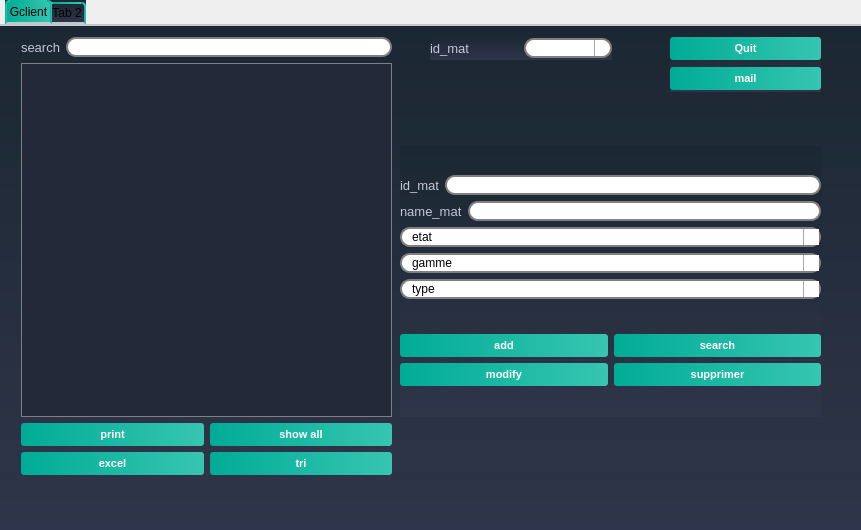
<?xml version="1.0" encoding="UTF-8"?>
<ui version="4.0">
 <class>gmat</class>
 <widget class="QDialog" name="gmat">
  <property name="geometry">
   <rect>
    <x>0</x>
    <y>0</y>
    <width>861</width>
    <height>530</height>
   </rect>
  </property>
  <property name="windowTitle">
   <string>Dialog</string>
  </property>
  <widget class="QTabWidget" name="tabWidget">
   <property name="geometry">
    <rect>
     <x>0</x>
     <y>0</y>
     <width>861</width>
     <height>531</height>
    </rect>
   </property>
   <property name="styleSheet">
    <string notr="true">/*-----QWidget-----*/

QWidget

{

	background-color: qlineargradient(spread:repeat, x1:1, y1:0, x2:1, y2:1, stop:0 rgba(27, 39, 50, 255),stop:1 rgba(47, 53, 74, 255));

	color: #000000;



}





/*-----QLabel-----*/

QLabel

{

	background-color: transparent;

	color: #c2c7d5;

	font-size: 13px;



}





/*-----QPushButton-----*/

QPushButton

{

	background-color: qlineargradient(spread:pad, x1:0, y1:0.511, x2:1, y2:0.511, stop:0 rgba(0, 172, 149, 255),stop:0.995192 rgba(54, 197, 177, 255));

	color: #fff;

	font-size: 11px;

	font-weight: bold;

	border: none;

	border-radius: 3px;

	padding: 5px;



}





QPushButton::pressed

{

	background-color: qlineargradient(spread:pad, x1:0, y1:0.511, x2:1, y2:0.511, stop:0 rgba(0, 207, 179, 255),stop:1 rgba(70, 255, 230, 255));



}





/*-----QCheckBox-----*/

QCheckBox

{

	background-color: transparent;

	color: #fff;

	font-size: 10px;

	font-weight: bold;

	border: none;

	border-radius: 5px;



}





/*-----QCheckBox-----*/

QCheckBox::indicator

{

    color: #b1b1b1;

    background-color: #323232;

    border: 1px solid darkgray;

    width: 12px;

    height: 12px;



}





QCheckBox::indicator:checked

{

    image:url(&quot;./ressources/check.png&quot;);

	background-color: qlineargradient(spread:pad, x1:0, y1:0.511, x2:1, y2:0.511, stop:0 rgba(0, 172, 149, 255),stop:0.995192 rgba(54, 197, 177, 255));;

    border: 1px solid #607cff;



}





QCheckBox::indicator:unchecked:hover

{

    border: 1px solid #08b099;



}





QCheckBox::disabled

{

	color: #656565;



}





QCheckBox::indicator:disabled

{

	background-color: #656565;

	color: #656565;

    border: 1px solid #656565;



}





/*-----QLineEdit-----*/

QLineEdit

{

	background-color: #c2c7d5;

	color: #000;

	font-weight: bold;

	border: none;

	border-radius: 2px;

	padding: 3px;



}







/*-----QListView-----*/

QListView

{

	background-color: qlineargradient(spread:pad, x1:1, y1:0, x2:1, y2:1, stop:0 rgba(50, 61, 80, 255),stop:1 rgba(44, 49, 69, 255));

	color: #fff;

	font-size: 12px;

	font-weight: bold;

	border: 1px solid #191919;

	show-decoration-selected: 0;



}





QListView::item

{

	color: #31cecb;

	background-color: #454e5e;

	border: none;

	padding: 5px;

	border-radius: 0px;

	padding-left : 10px;

	height: 42px;



}



QListView::item:selected

{

	color: #31cecb;

	background-color: #454e5e;



}





QListView::item:!selected

{

	color:white;

	background-color: transparent;

	border: none;

	padding-left : 10px;



}





QListView::item:!selected:hover

{

	color: #bbbcba;

	background-color: #454e5e;

	border: none;

	padding-left : 10px;



}





/*-----QTreeView-----*/

QTreeView 

{

	background-color: #232939;

	show-decoration-selected: 0;

	color: #c2c8d7;



}





QTreeView::item 

{

	border-top-color: transparent;

	border-bottom-color: transparent;



}





QTreeView::item:hover 

{

	background-color: #606060;

	color: #fff;



}





QTreeView::item:selected 

{

	background-color: #0ab19a;

	color: #fff;



}





QTreeView::item:selected:active

{

	background-color: #0ab19a;

	color: #fff;



}





QTreeView::branch:has-children:!has-siblings:closed,

QTreeView::branch:closed:has-children:has-siblings 

{

	image: url(://tree-closed.png);



}



QTreeView::branch:open:has-children:!has-siblings,

QTreeView::branch:open:has-children:has-siblings  

{

	image: url(://tree-open.png);



}





/*-----QTableView &amp; QTableWidget-----*/

QTableView

{

    background-color: #232939;

	border: 1px solid gray;

    color: #f0f0f0;

    gridline-color: #232939;

    outline : 0;



}





QTableView::disabled

{

    background-color: #242526;

    border: 1px solid #32414B;

    color: #656565;

    gridline-color: #656565;

    outline : 0;



}





QTableView::item:hover 

{

    background-color: #606060;

    color: #f0f0f0;



}





QTableView::item:selected 

{

	background-color: #0ab19a;

    color: #F0F0F0;



}





QTableView::item:selected:disabled

{

    background-color: #1a1b1c;

    border: 2px solid #525251;

    color: #656565;



}





QTableCornerButton::section

{

	background-color: #343a49;

    color: #fff;



}





QHeaderView::section

{

	color: #fff;

	border-top: 0px;

	border-bottom: 1px solid gray;

	border-right: 1px solid gray;

	background-color: #343a49;

    margin-top:1px;

	margin-bottom:1px;

	padding: 5px;



}





QHeaderView::section:disabled

{

    background-color: #525251;

    color: #656565;



}





QHeaderView::section:checked

{

    color: #fff;

    background-color: #0ab19a;



}





QHeaderView::section:checked:disabled

{

    color: #656565;

    background-color: #525251;



}





QHeaderView::section::vertical::first,

QHeaderView::section::vertical::only-one

{

    border-top: 1px solid #353635;



}





QHeaderView::section::vertical

{

    border-top: 1px solid #353635;



}





QHeaderView::section::horizontal::first,

QHeaderView::section::horizontal::only-one

{

    border-left: 1px solid #353635;



}





QHeaderView::section::horizontal

{

    border-left: 1px solid #353635;



}





/*-----QScrollBar-----*/

QScrollBar:horizontal 

{

    background-color: transparent;

    height: 8px;

    margin: 0px;

    padding: 0px;



}





QScrollBar::handle:horizontal 

{

    border: none;

	min-width: 100px;

    background-color: #56576c;



}





QScrollBar::add-line:horizontal, 

QScrollBar::sub-line:horizontal,

QScrollBar::add-page:horizontal, 

QScrollBar::sub-page:horizontal 

{

    width: 0px;

    background-color: transparent;



}





QScrollBar:vertical 

{

    background-color: transparent;

    width: 8px;

    margin: 0;



}





QScrollBar::handle:vertical 

{

    border: none;

	min-height: 100px;

    background-color: #56576c;



}





QScrollBar::add-line:vertical, 

QScrollBar::sub-line:vertical,

QScrollBar::add-page:vertical, 

QScrollBar::sub-page:vertical 

{

    height: 0px;

    background-color: transparent;



}

QGroupBox  {

    border: 1px solid gray;

    border-color: qlineargradient(spread:pad, x1:0, y1:0.511, x2:1, y2:0.511, stop:0 rgba(0, 172, 149, 255),stop:0.995192 rgba(54, 197, 177, 255));;

    margin-top: 27px;

    font-size: 14px;

    border-radius: 15px;

}



QGroupBox::title  {

    subcontrol-origin: margin;

    subcontrol-position: top center;

    padding: 5px 8000px 5px 8000px;

    background-color: qlineargradient(spread:pad, x1:0, y1:0.511, x2:1, y2:0.511, stop:0 rgba(0, 172, 149, 255),stop:0.995192 rgba(54, 197, 177, 255));;

    color: rgb(255, 255, 255);

}

QLineEdit {

    border: 2px solid gray;

    border-radius: 10px;

    padding: 0 8px;

    background: white;

    selection-background-color: darkgray;

}

QComboBox {

    border: 2px solid grey;

    border-radius: 10px;

    padding: 0 8px;

    min-width: 6em;

}



QComboBox:editable {

    background: white;

}



QComboBox:!editable, QComboBox::drop-down:editable {

     background: white;

}



/* QComboBox gets the &quot;on&quot; state when the popup is open */

QComboBox:!editable:on, QComboBox::drop-down:editable:on {

    background: qlineargradient(x1: 0, y1: 0, x2: 0, y2: 1,

                                stop: 0 #D3D3D3, stop: 0.4 #D8D8D8,

                                stop: 0.5 #DDDDDD, stop: 1.0 #E1E1E1);

}



QComboBox:on { /* shift the text when the popup opens */

    padding-top: 3px;

    padding-left: 4px;

}



QComboBox::drop-down {

    subcontrol-origin: padding;

    subcontrol-position: top right;

    width: 15px;



    border-left-width: 1px;

    border-left-color: darkgray;

    border-left-style: solid; /* just a single line */

    border-top-right-radius: 10px; /* same radius as the QComboBox */

    border-bottom-right-radius: 10px;

}



QComboBox::down-arrow {

    image: url(/usr/share/icons/crystalsvg/16x16/actions/1downarrow.png);

}



QComboBox::down-arrow:on { /* shift the arrow when popup is open */

    top: 1px;

    left: 1px;

}

QComboBox QAbstractItemView {

    border: 2px solid gray;

    selection-background-color: lightgray;

}

QTabWidget::pane { /* The tab widget frame */

    border-top: 2px solid #C2C7CB;

}



QTabWidget::tab-bar {

    left: 5px; /* move to the right by 5px */

}



/* Style the tab using the tab sub-control. Note that

    it reads QTabBar _not_ QTabWidget */

QTabBar::tab {

    background: qlineargradient(x1: 0, y1: 0, x2: 0, y2: 1,

                                stop: 0 #E1E1E1, stop: 0.4 #DDDDDD,

                                stop: 0.5 #D8D8D8, stop: 1.0 #D3D3D3);

    border: 2px solid qlineargradient(spread:pad, x1:0, y1:0.511, x2:1, y2:0.511, stop:0 rgba(0, 172, 149, 255),stop:0.995192 rgba(54, 197, 177, 255));;

    border-bottom-color: #C2C7CB; /* same as the pane color */

    border-top-left-radius: 4px;

    border-top-right-radius: 4px;

    min-width: 8ex;

    padding: 2px;

}



QTabBar::tab:selected, QTabBar::tab:hover {

    background: qlineargradient(spread:pad, x1:0, y1:0.511, x2:1, y2:0.511, stop:0 rgba(0, 172, 149, 255),stop:0.995192 rgba(54, 197, 177, 255));

}



QTabBar::tab:selected {

    border-color:qlineargradient(spread:pad, x1:0, y1:0.511, x2:1, y2:0.511, stop:0 rgba(0, 172, 149, 255),stop:0.995192 rgba(54, 197, 177, 255));

    border-bottom-color: #C2C7CB; /* same as pane color */

}



QTabBar::tab:!selected {

    margin-top: 2px; /* make non-selected tabs look smaller */

}



/* make use of negative margins for overlapping tabs */

QTabBar::tab:selected {

    /* expand/overlap to the left and right by 4px */

    margin-left: -4px;

    margin-right: -4px;

}



QTabBar::tab:first:selected {

    margin-left: 0; /* the first selected tab has nothing to overlap with on the left */

}



QTabBar::tab:last:selected {

    margin-right: 0; /* the last selected tab has nothing to overlap with on the right */

}



QTabBar::tab:only-one {

    margin: 0; /* if there is only one tab, we don't want overlapping margins */

}

QRadioButton{



	color:white;

	font:solid;

}

QDateEdit

{

    background-color: white;

	border: 2px solid grey;

    border-radius: 10px;

    padding: 0 8px;

    spacing: 5px; 

    min-width: 6em;

}





QDateEdit::drop-down {

    image: url(:/new/myapp/cbarrowdn.png);

    width:50px;

    height:15px;

    subcontrol-position: right top;

    subcontrol-origin:margin;

    background-color: white;

   	border: 2px solid grey;

    border-radius: 10px;

    padding: 0 8px;

    spacing: 5px; 

    min-width: 6em;

   spacing: 5px; 

}

</string>
   </property>
   <property name="currentIndex">
    <number>0</number>
   </property>
   <widget class="QWidget" name="Gclient">
    <attribute name="title">
     <string>Gclient</string>
    </attribute>
    <widget class="QWidget" name="layoutWidget">
     <property name="geometry">
      <rect>
       <x>21</x>
       <y>11</y>
       <width>371</width>
       <height>438</height>
      </rect>
     </property>
     <layout class="QVBoxLayout" name="verticalLayout_10">
      <item>
       <layout class="QVBoxLayout" name="verticalLayout_6">
        <item>
         <layout class="QHBoxLayout" name="horizontalLayout_5">
          <item>
           <widget class="QLabel" name="label_3">
            <property name="text">
             <string>search</string>
            </property>
           </widget>
          </item>
          <item>
           <widget class="QLineEdit" name="line_rech_mat"/>
          </item>
         </layout>
        </item>
        <item>
         <widget class="QTableView" name="tab_mat">
          <property name="styleSheet">
           <string notr="true"/>
          </property>
         </widget>
        </item>
       </layout>
      </item>
      <item>
       <layout class="QHBoxLayout" name="horizontalLayout_6">
        <item>
         <layout class="QVBoxLayout" name="verticalLayout_9">
          <item>
           <widget class="QPushButton" name="pdfmat">
            <property name="text">
             <string>print</string>
            </property>
           </widget>
          </item>
          <item>
           <widget class="QPushButton" name="pushButton_9">
            <property name="text">
             <string>excel</string>
            </property>
           </widget>
          </item>
         </layout>
        </item>
        <item>
         <layout class="QVBoxLayout" name="verticalLayout_8">
          <item>
           <widget class="QPushButton" name="pushButton_5">
            <property name="text">
             <string>show all</string>
            </property>
           </widget>
          </item>
          <item>
           <widget class="QPushButton" name="btn_tri_mat">
            <property name="text">
             <string>tri</string>
            </property>
           </widget>
          </item>
         </layout>
        </item>
       </layout>
      </item>
     </layout>
    </widget>
    <widget class="QWidget" name="layoutWidget">
     <property name="geometry">
      <rect>
       <x>400</x>
       <y>120</y>
       <width>421</width>
       <height>271</height>
      </rect>
     </property>
     <layout class="QVBoxLayout" name="verticalLayout_5">
      <item>
       <layout class="QVBoxLayout" name="verticalLayout_3">
        <item>
         <layout class="QVBoxLayout" name="verticalLayout">
          <item>
           <layout class="QHBoxLayout" name="horizontalLayout">
            <item>
             <widget class="QLabel" name="label">
              <property name="text">
               <string>id_mat</string>
              </property>
             </widget>
            </item>
            <item>
             <widget class="QLineEdit" name="id_mat"/>
            </item>
           </layout>
          </item>
          <item>
           <layout class="QHBoxLayout" name="horizontalLayout_2">
            <item>
             <widget class="QLabel" name="label_2">
              <property name="text">
               <string>name_mat</string>
              </property>
             </widget>
            </item>
            <item>
             <widget class="QLineEdit" name="nom_mat"/>
            </item>
           </layout>
          </item>
         </layout>
        </item>
        <item>
         <layout class="QVBoxLayout" name="verticalLayout_2">
          <item>
           <widget class="QComboBox" name="etat_mat">
            <property name="editable">
             <bool>true</bool>
            </property>
            <property name="currentText">
             <string>etat</string>
            </property>
            <item>
             <property name="text">
              <string>etat</string>
             </property>
            </item>
            <item>
             <property name="text">
              <string>a reparer</string>
             </property>
            </item>
            <item>
             <property name="text">
              <string>en utilisation </string>
             </property>
            </item>
            <item>
             <property name="text">
              <string>libre</string>
             </property>
            </item>
           </widget>
          </item>
          <item>
           <widget class="QComboBox" name="gamme_mat">
            <property name="editable">
             <bool>true</bool>
            </property>
            <property name="currentText">
             <string>gamme</string>
            </property>
            <item>
             <property name="text">
              <string>gamme</string>
             </property>
            </item>
            <item>
             <property name="text">
              <string>bas </string>
             </property>
            </item>
            <item>
             <property name="text">
              <string>milieu </string>
             </property>
            </item>
            <item>
             <property name="text">
              <string>haut</string>
             </property>
            </item>
           </widget>
          </item>
          <item>
           <widget class="QComboBox" name="type_mat">
            <property name="editable">
             <bool>true</bool>
            </property>
            <property name="currentText">
             <string>type</string>
            </property>
            <item>
             <property name="text">
              <string>type</string>
             </property>
            </item>
            <item>
             <property name="text">
              <string>Table à repasser</string>
             </property>
            </item>
            <item>
             <property name="text">
              <string>Cabine de détachage</string>
             </property>
            </item>
            <item>
             <property name="text">
              <string>Mannequin de repassage</string>
             </property>
            </item>
            <item>
             <property name="text">
              <string>Sécheuse-repasseuse</string>
             </property>
            </item>
            <item>
             <property name="text">
              <string>Séchoir électrique</string>
             </property>
            </item>
            <item>
             <property name="text">
              <string>Machine à laver</string>
             </property>
            </item>
            <item>
             <property name="text">
              <string>fer a repasser</string>
             </property>
            </item>
           </widget>
          </item>
         </layout>
        </item>
       </layout>
      </item>
      <item>
       <layout class="QVBoxLayout" name="verticalLayout_4">
        <item>
         <layout class="QHBoxLayout" name="horizontalLayout_3">
          <item>
           <widget class="QPushButton" name="ajout_mat">
            <property name="text">
             <string>add</string>
            </property>
           </widget>
          </item>
          <item>
           <widget class="QPushButton" name="pushButton_2">
            <property name="text">
             <string>search</string>
            </property>
           </widget>
          </item>
         </layout>
        </item>
        <item>
         <layout class="QHBoxLayout" name="horizontalLayout_4">
          <item>
           <widget class="QPushButton" name="modif_mat">
            <property name="text">
             <string>modify</string>
            </property>
           </widget>
          </item>
          <item>
           <widget class="QPushButton" name="supp_mat">
            <property name="text">
             <string>supprimer</string>
            </property>
           </widget>
          </item>
         </layout>
        </item>
       </layout>
      </item>
     </layout>
    </widget>
    <widget class="QWidget" name="layoutWidget">
     <property name="geometry">
      <rect>
       <x>670</x>
       <y>10</y>
       <width>151</width>
       <height>56</height>
      </rect>
     </property>
     <layout class="QVBoxLayout" name="verticalLayout_11">
      <item>
       <widget class="QPushButton" name="pushButton_4">
        <property name="text">
         <string>Quit</string>
        </property>
       </widget>
      </item>
      <item>
       <widget class="QPushButton" name="push_email">
        <property name="text">
         <string>mail</string>
        </property>
       </widget>
      </item>
     </layout>
    </widget>
    <widget class="QWidget" name="layoutWidget">
     <property name="geometry">
      <rect>
       <x>430</x>
       <y>10</y>
       <width>182</width>
       <height>24</height>
      </rect>
     </property>
     <layout class="QHBoxLayout" name="horizontalLayout_7">
      <item>
       <widget class="QLabel" name="label_4">
        <property name="text">
         <string>id_mat</string>
        </property>
       </widget>
      </item>
      <item>
       <widget class="QComboBox" name="comboBox_modif_mat"/>
      </item>
     </layout>
    </widget>
   </widget>
   <widget class="QWidget" name="tab_2">
    <attribute name="title">
     <string>Tab 2</string>
    </attribute>
    <widget class="QTableWidget" name="msg">
     <property name="geometry">
      <rect>
       <x>100</x>
       <y>270</y>
       <width>351</width>
       <height>192</height>
      </rect>
     </property>
    </widget>
    <widget class="QLabel" name="label_5">
     <property name="geometry">
      <rect>
       <x>80</x>
       <y>110</y>
       <width>56</width>
       <height>16</height>
      </rect>
     </property>
     <property name="text">
      <string>server port</string>
     </property>
    </widget>
    <widget class="QLabel" name="label_6">
     <property name="geometry">
      <rect>
       <x>80</x>
       <y>140</y>
       <width>56</width>
       <height>16</height>
      </rect>
     </property>
     <property name="text">
      <string>username</string>
     </property>
    </widget>
    <widget class="QLabel" name="label_7">
     <property name="geometry">
      <rect>
       <x>80</x>
       <y>170</y>
       <width>56</width>
       <height>16</height>
      </rect>
     </property>
     <property name="text">
      <string>password</string>
     </property>
    </widget>
    <widget class="QLabel" name="label_8">
     <property name="geometry">
      <rect>
       <x>80</x>
       <y>200</y>
       <width>56</width>
       <height>16</height>
      </rect>
     </property>
     <property name="text">
      <string>to</string>
     </property>
    </widget>
    <widget class="QLabel" name="label_9">
     <property name="geometry">
      <rect>
       <x>80</x>
       <y>230</y>
       <width>56</width>
       <height>16</height>
      </rect>
     </property>
     <property name="text">
      <string>subject</string>
     </property>
    </widget>
    <widget class="QLabel" name="label_10">
     <property name="geometry">
      <rect>
       <x>80</x>
       <y>80</y>
       <width>56</width>
       <height>16</height>
      </rect>
     </property>
     <property name="text">
      <string>smtp-server</string>
     </property>
    </widget>
    <widget class="QLineEdit" name="server">
     <property name="geometry">
      <rect>
       <x>190</x>
       <y>80</y>
       <width>113</width>
       <height>22</height>
      </rect>
     </property>
    </widget>
    <widget class="QLineEdit" name="port">
     <property name="geometry">
      <rect>
       <x>190</x>
       <y>110</y>
       <width>113</width>
       <height>22</height>
      </rect>
     </property>
    </widget>
    <widget class="QLineEdit" name="uname">
     <property name="geometry">
      <rect>
       <x>190</x>
       <y>140</y>
       <width>113</width>
       <height>22</height>
      </rect>
     </property>
    </widget>
    <widget class="QLineEdit" name="paswd">
     <property name="geometry">
      <rect>
       <x>190</x>
       <y>170</y>
       <width>113</width>
       <height>22</height>
      </rect>
     </property>
    </widget>
    <widget class="QLineEdit" name="rcpt">
     <property name="geometry">
      <rect>
       <x>190</x>
       <y>200</y>
       <width>113</width>
       <height>22</height>
      </rect>
     </property>
    </widget>
    <widget class="QLineEdit" name="subject">
     <property name="geometry">
      <rect>
       <x>190</x>
       <y>230</y>
       <width>113</width>
       <height>22</height>
      </rect>
     </property>
    </widget>
    <widget class="QPushButton" name="pushButton">
     <property name="geometry">
      <rect>
       <x>620</x>
       <y>380</y>
       <width>93</width>
       <height>28</height>
      </rect>
     </property>
     <property name="text">
      <string>send</string>
     </property>
    </widget>
   </widget>
  </widget>
 </widget>
 <resources/>
 <connections/>
</ui>
